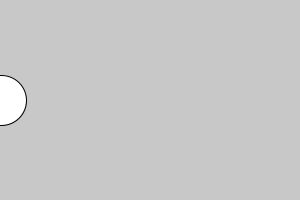
Frame 1 (no input)
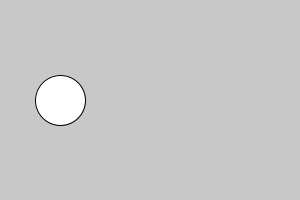
Frame 60 (the mouse pressed at the canvas centre just before this capture)
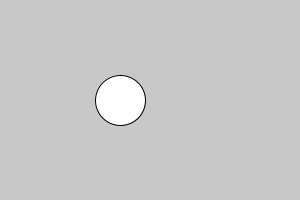
Frame 120 (the mouse held since frame 60 and released just before this capture)

The Processing sketch that drew these frames (run headless with seeded random() and noise(); from frame 60 on, the mouse is pressed at the canvas centre):

// Processing sketch: ej07x_modulo_manejo_tiempo
// ── ej07x_modulo_manejo_tiempo.pde

// MODULO % = resto de una division
// https://processing.org/reference/modulo.html

void setup(){
  size( 300, 200 );
  
}

void draw(){
  background( 200 );
  
  //if(...
  //ellipse( random(width), random(height), 30, 30 ); 
  
  ellipse( frameCount%300, 100, 50, 50 );  
  println( frameCount%100 );

}
